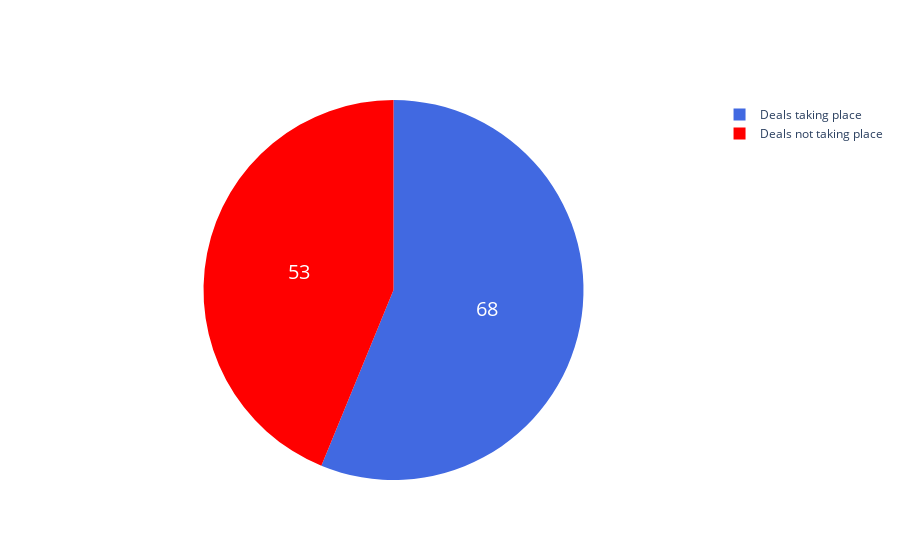

Write notebook code for a chart like this one.
### Code cell
fig = go.Figure(data = [go.Pie(labels = ['Deals taking place', 'Deals not taking place'],
                              values = [deals_taking_place, deals_not_taking_place],
                              )])

fig.update_traces(hoverinfo = 'label+percent', textinfo = 'value',
                 textfont_size = 20,
                 marker = dict(colors = ['royalblue', 'red']))

fig.show()

### Figure 1 — Plotly figure (JSON) as saved in the notebook; plotly's stock layout.template omitted (floating-point values rounded to 4 significant figures)
{"data": [{"hoverinfo": "label+percent", "labels": ["Deals taking place", "Deals not taking place"], "marker": {"colors": ["royalblue", "red"]}, "textfont": {"size": 20}, "textinfo": "value", "type": "pie", "values": [68, 53]}], "layout": {}}
